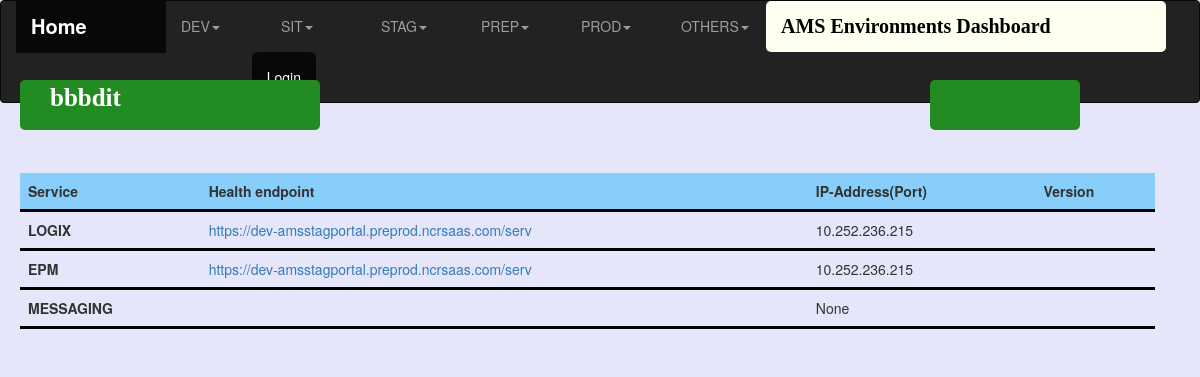
The app's page /environments/bbbdit/, older data.
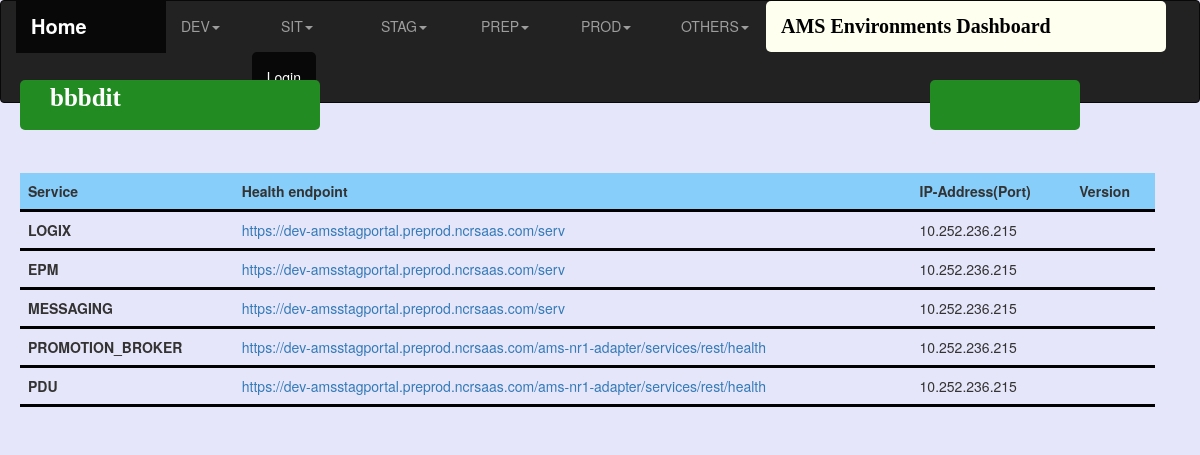
The same page, newer data.
### environment_dashboard/models.py (models this page shows, shortened)
class Environments(models.Model):
    class EnvironmentType(models.TextChoices):
        DEVELOPMENT ='DEV'
        SIT = 'SIT'
        STAGING ='STAG'
        PREPRODUCTION ='PREP'
        PRODUCTION = 'PROD'
        OTHERS = 'OTHERS'
    environment_name = models.CharField(max_length=50,null=False,primary_key=True)
    environment_type = models.CharField(max_length=10,choices=EnvironmentType.choices,blank=True)
    deployed_artifact_version = models.CharField(max_length=20,blank=True)

class Services(models.Model):
    class ServiceName(models.TextChoices):
        Logix = 'LOGIX'
        EPM = 'EPM'
        OCD = 'OCD'
        Messaging = 'MESSAGING'
        PromotinBroker = "PROMOTION_BROKER"
        CustomerBroker = "CUSTOMER_BROKER"
        PduWrapper = "PDU_WRAPPER"
        NR1Adapter = "NR1_ADAPTER"
        Coupons = "COUPONS"
        Loyalty = "LOYALTY"
        Rewards = "REWARDS"
        PES = "PES"
        IOSever = "IO_SERVER"
        PDU ="PDU"
        SecurityService = "SECURITY_SERVICE"
        LogMonitoring = "LOG_MONITORING"
        Preferences = "CONSUMER_PREFERENCES"
        Health = "HEALTH_SERVICE"
    environment = models.ForeignKey(Environments, on_delete=models.CASCADE)
    service_name = models.CharField(max_length=30,choices=ServiceName.choices)
    ip_address = models.CharField(max_length=20,null=True,blank=True)
    health_endpoint = models.CharField(max_length=200,blank=True)
    service_version = models.CharField(max_length=20,blank=True)
    class Meta:
        unique_together = ('environment', 'service_name')

### environment_dashboard/views.py (the view)
# urls.py: path('<environment_name>/', views.detail, name='detail'),
def detail(request,environment_name):
    environment = Environments.objects.get(pk=environment_name)
    environments_list = Environments.objects.all()
    environment_types_list=Environments.EnvironmentType.values
    context = {'environment':environment,'environments_list':environments_list,'environment_types_list':environment_types_list}
    return render(request,"detail.html",context)

### environment_dashboard/templates/detail.html (shortened to what this page needs)
<!DOCTYPE html>
<html lang="en">
<head>
    <link rel="stylesheet" href="https://maxcdn.bootstrapcdn.com/bootstrap/3.4.1/css/bootstrap.min.css">
</head>
<body style="background-color:#E6E6FA">
    <nav class="navbar navbar-inverse">
      <div class="container-fluid">
        <ul class="nav navbar-nav">
          <li class="active"  style="border-color:green;width:150px;"><a href="/versions"><span style="font-weight: bold;font-size: 20px;">Home</span></a></li>
           {% for env_type in environment_types_list %}
              <li class="dropdown"><a class="dropdown-toggle" data-toggle="dropdown" href="#" style="width:100px">{{ env_type }}<span class="caret"></span></a>
              </li>
            {% endfor%}
            <li class="active"><a href="#" style="width:400px;float:right;background-color:#FFFFF0;border-radius:5px"><span style="color:black;font-family:Georgia, serif;font-weight: bold;font-size: 20px;">AMS Environments Dashboard</span></a></li>
            <li class="active"  style="width:150px;"><a href="/admin" style="float:right;background-color:;border-radius:5px;">Login</a></li>
        </ul>
      </div>
    </nav>
    <div class="container" style="padding-left:20px;padding-top:50px;float:left">
        <div style="float:left;position:fixed;top:10%;">
            <label style="background-color:#228B22;width:300px;height:50px;border-radius:5px;"><span style="color:white;font-family:Georgia, serif;font-weight: bold;padding:10%;font-size: 25px;">{{ environment.environment_name }}</span></label>
        </div>
        <div style="float:right;position:fixed;top:10%;right:10%;">
            <label style="background-color:#228B22;width:150px;height:50px;border-radius:5px;"><span style="color:white;font-family:Georgia, serif;font-weight: bold;padding:10%;font-size: 25px;">{{ environment.deployed_artifact_version }}</span></label>
        </div>
            <table class="table table-sm table-dark table-hover" style="">
            <thead style="background-color:#87CEFA;">
              <tr>
                  <th scope="col" style="border-bottom: 3px solid black;">Service</th>
                  <th scope="col" style="border-bottom: 3px solid black;">Health endpoint</th>
                  <th scope="col" style="border-bottom: 3px solid black;">IP-Address(Port)</th>
                  <th scope="col" style="border-bottom: 3px solid black;">Version</th>
              </tr>
            </thead>
            <tbody>
              {% for service in environment.services_set.all %}
              <tr>
                <th scope="row" style="border-bottom: 3px solid black;">{{ service.service_name }}</th>
                  <td style="border-bottom: 3px solid black;"><a href="{{ service.health_endpoint }}">{{ service.health_endpoint }}</a></td>
                  <td style="border-bottom: 3px solid black;">{{ service.ip_address }}</td>
                  <td style="border-bottom: 3px solid black;">{{ service.service_version }}</td>
              </tr>
              {% endfor %}
            </tbody>
          </table>
    </div>
</body>
</html>

### environment_dashboard/templates/detail.html (style rules this page uses)
table { border-collapse: collapse; width: 100%; }
th, td { padding: 8px; text-align: left; border-bottom: 1px solid #ddd; }

Row changes from the older to the newer data that the page shows:
changed Services "MESSAGING": health_endpoint (not shown) → "https://dev-amsstagportal.preprod.ncrsaas.com/serv"; ip_address "None" → "10.252.236.215"
added Services: service_name "PROMOTION_BROKER", health_endpoint "https://dev-amsstagportal.preprod.ncrsaas.com/ams-nr1-adapter/services/rest/health", ip_address "10.252.236.215"
added Services: service_name "PDU", health_endpoint "https://dev-amsstagportal.preprod.ncrsaas.com/ams-nr1-adapter/services/rest/health", ip_address "10.252.236.215"
